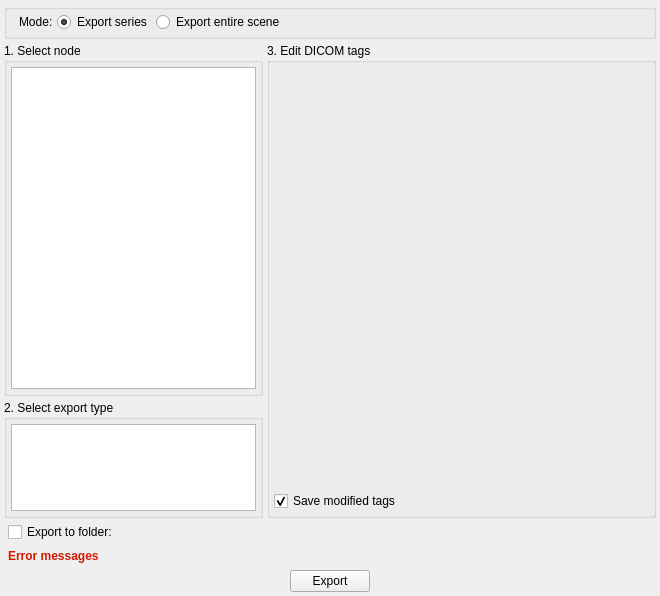
<?xml version="1.0" encoding="UTF-8"?>
<ui version="4.0">
 <class>qCjyxDICOMExportDialog</class>
 <widget class="QDialog" name="qCjyxDICOMExportDialog">
  <property name="geometry">
   <rect>
    <x>0</x>
    <y>0</y>
    <width>660</width>
    <height>596</height>
   </rect>
  </property>
  <property name="minimumSize">
   <size>
    <width>420</width>
    <height>0</height>
   </size>
  </property>
  <property name="windowTitle">
   <string>DICOM Export</string>
  </property>
  <layout class="QVBoxLayout" name="verticalLayout">
   <property name="spacing">
    <number>4</number>
   </property>
   <property name="leftMargin">
    <number>4</number>
   </property>
   <property name="topMargin">
    <number>4</number>
   </property>
   <property name="rightMargin">
    <number>4</number>
   </property>
   <property name="bottomMargin">
    <number>4</number>
   </property>
   <item>
    <widget class="QGroupBox" name="groupBox_4">
     <property name="title">
      <string/>
     </property>
     <layout class="QGridLayout" name="gridLayout_4">
      <property name="leftMargin">
       <number>4</number>
      </property>
      <property name="topMargin">
       <number>2</number>
      </property>
      <property name="rightMargin">
       <number>4</number>
      </property>
      <property name="bottomMargin">
       <number>4</number>
      </property>
      <property name="spacing">
       <number>4</number>
      </property>
      <item row="0" column="0">
       <layout class="QHBoxLayout" name="horizontalLayout">
        <property name="spacing">
         <number>4</number>
        </property>
        <property name="leftMargin">
         <number>8</number>
        </property>
        <property name="rightMargin">
         <number>8</number>
        </property>
        <item>
         <widget class="QLabel" name="label">
          <property name="text">
           <string>Mode:</string>
          </property>
         </widget>
        </item>
        <item>
         <widget class="QRadioButton" name="ExportSeriesRadioButton">
          <property name="toolTip">
           <string>Export selected data to standard DICOM fields.
Created data objects are compatible with most standard DICOM software.</string>
          </property>
          <property name="text">
           <string>Export series</string>
          </property>
          <property name="checked">
           <bool>true</bool>
          </property>
         </widget>
        </item>
        <item>
         <widget class="QRadioButton" name="ExportEntireSceneRadioButton">
          <property name="toolTip">
           <string>Save the entire scene, with all data and display settings embedded in private fields.
The file can be stored on standard image archival systems and used in this application,
but cannot be interpreted by most standard DICOM imaging applications.</string>
          </property>
          <property name="text">
           <string>Export entire scene</string>
          </property>
         </widget>
        </item>
        <item>
         <spacer name="horizontalSpacer_4">
          <property name="orientation">
           <enum>Qt::Horizontal</enum>
          </property>
          <property name="sizeHint" stdset="0">
           <size>
            <width>40</width>
            <height>20</height>
           </size>
          </property>
         </spacer>
        </item>
       </layout>
      </item>
     </layout>
    </widget>
   </item>
   <item>
    <layout class="QHBoxLayout" name="horizontalLayout_5">
     <property name="spacing">
      <number>4</number>
     </property>
     <item>
      <widget class="QFrame" name="frame">
       <property name="sizePolicy">
        <sizepolicy hsizetype="Expanding" vsizetype="Preferred">
         <horstretch>2</horstretch>
         <verstretch>0</verstretch>
        </sizepolicy>
       </property>
       <property name="frameShape">
        <enum>QFrame::NoFrame</enum>
       </property>
       <property name="frameShadow">
        <enum>QFrame::Raised</enum>
       </property>
       <layout class="QGridLayout" name="gridLayout_5">
        <property name="leftMargin">
         <number>0</number>
        </property>
        <property name="topMargin">
         <number>0</number>
        </property>
        <property name="rightMargin">
         <number>0</number>
        </property>
        <property name="bottomMargin">
         <number>0</number>
        </property>
        <property name="spacing">
         <number>4</number>
        </property>
        <item row="0" column="0">
         <widget class="QGroupBox" name="groupBox_1SelectNode">
          <property name="sizePolicy">
           <sizepolicy hsizetype="Preferred" vsizetype="Expanding">
            <horstretch>0</horstretch>
            <verstretch>3</verstretch>
           </sizepolicy>
          </property>
          <property name="title">
           <string>1. Select node</string>
          </property>
          <layout class="QGridLayout" name="gridLayout">
           <property name="leftMargin">
            <number>4</number>
           </property>
           <property name="topMargin">
            <number>4</number>
           </property>
           <property name="rightMargin">
            <number>4</number>
           </property>
           <property name="bottomMargin">
            <number>4</number>
           </property>
           <property name="spacing">
            <number>4</number>
           </property>
           <item row="0" column="0">
            <widget class="qDMMLSubjectHierarchyTreeView" name="SubjectHierarchyTreeView">
             <property name="sizePolicy">
              <sizepolicy hsizetype="Preferred" vsizetype="Preferred">
               <horstretch>0</horstretch>
               <verstretch>0</verstretch>
              </sizepolicy>
             </property>
             <property name="contextMenuEnabled">
              <bool>false</bool>
             </property>
            </widget>
           </item>
          </layout>
         </widget>
        </item>
        <item row="1" column="0">
         <widget class="QGroupBox" name="groupBox_2SelectExportType">
          <property name="sizePolicy">
           <sizepolicy hsizetype="Preferred" vsizetype="Expanding">
            <horstretch>0</horstretch>
            <verstretch>1</verstretch>
           </sizepolicy>
          </property>
          <property name="title">
           <string>2. Select export type</string>
          </property>
          <layout class="QGridLayout" name="gridLayout_2">
           <property name="leftMargin">
            <number>4</number>
           </property>
           <property name="topMargin">
            <number>4</number>
           </property>
           <property name="rightMargin">
            <number>4</number>
           </property>
           <property name="bottomMargin">
            <number>4</number>
           </property>
           <property name="spacing">
            <number>4</number>
           </property>
           <item row="0" column="0">
            <widget class="QListWidget" name="ExportablesListWidget">
             <property name="sizePolicy">
              <sizepolicy hsizetype="Preferred" vsizetype="Preferred">
               <horstretch>0</horstretch>
               <verstretch>0</verstretch>
              </sizepolicy>
             </property>
            </widget>
           </item>
          </layout>
         </widget>
        </item>
       </layout>
      </widget>
     </item>
     <item>
      <widget class="QGroupBox" name="groupBox_3EditDICOMTags">
       <property name="sizePolicy">
        <sizepolicy hsizetype="Preferred" vsizetype="Preferred">
         <horstretch>3</horstretch>
         <verstretch>0</verstretch>
        </sizepolicy>
       </property>
       <property name="title">
        <string>3. Edit DICOM tags</string>
       </property>
       <layout class="QVBoxLayout" name="verticalLayout_2">
        <property name="spacing">
         <number>4</number>
        </property>
        <property name="leftMargin">
         <number>4</number>
        </property>
        <property name="topMargin">
         <number>4</number>
        </property>
        <property name="rightMargin">
         <number>4</number>
        </property>
        <property name="bottomMargin">
         <number>4</number>
        </property>
        <item>
         <widget class="qCjyxDICOMTagEditorWidget" name="DICOMTagEditorWidget">
          <property name="sizePolicy">
           <sizepolicy hsizetype="Preferred" vsizetype="Expanding">
            <horstretch>0</horstretch>
            <verstretch>0</verstretch>
           </sizepolicy>
          </property>
         </widget>
        </item>
        <item>
         <widget class="QCheckBox" name="SaveTagsCheckBox">
          <property name="toolTip">
           <string>If checked, the manually edited tags will be saved into the scene, preserved for the next export. If unchecked, temporary changes can be made, only for this export operation.</string>
          </property>
          <property name="text">
           <string>Save modified tags</string>
          </property>
          <property name="checked">
           <bool>true</bool>
          </property>
         </widget>
        </item>
       </layout>
      </widget>
     </item>
    </layout>
   </item>
   <item>
    <widget class="QFrame" name="ExportFrame">
     <property name="frameShape">
      <enum>QFrame::NoFrame</enum>
     </property>
     <property name="frameShadow">
      <enum>QFrame::Raised</enum>
     </property>
     <layout class="QHBoxLayout" name="horizontalLayout_2">
      <property name="leftMargin">
       <number>4</number>
      </property>
      <property name="topMargin">
       <number>0</number>
      </property>
      <property name="rightMargin">
       <number>4</number>
      </property>
      <property name="bottomMargin">
       <number>0</number>
      </property>
      <item>
       <widget class="QCheckBox" name="ExportToFolderCheckBox">
        <property name="toolTip">
         <string>If checked, the exported DICOM files will be written into the specified folder.
If unchecked, the exported dataset will be added to the DICOM database.</string>
        </property>
        <property name="text">
         <string>Export to folder:</string>
        </property>
       </widget>
      </item>
      <item>
       <widget class="ctkPathLineEdit" name="PathLineEdit_OutputFolder">
        <property name="enabled">
         <bool>false</bool>
        </property>
        <property name="toolTip">
         <string>Exported DICOM files into this folder instead of the application's DICOM database.</string>
        </property>
        <property name="filters">
         <set>ctkPathLineEdit::Dirs|ctkPathLineEdit::Drives|ctkPathLineEdit::Executable|ctkPathLineEdit::NoDot|ctkPathLineEdit::NoDotDot|ctkPathLineEdit::PermissionMask|ctkPathLineEdit::Readable|ctkPathLineEdit::Writable</set>
        </property>
        <property name="options">
         <set>ctkPathLineEdit::ShowDirsOnly</set>
        </property>
        <property name="settingKey">
         <string>DICOM/ExportFolder</string>
        </property>
       </widget>
      </item>
     </layout>
    </widget>
   </item>
   <item>
    <layout class="QHBoxLayout" name="horizontalLayout_6">
     <property name="leftMargin">
      <number>4</number>
     </property>
     <property name="rightMargin">
      <number>4</number>
     </property>
     <item>
      <widget class="QLabel" name="ErrorLabel">
       <property name="palette">
        <palette>
         <active>
          <colorrole role="WindowText">
           <brush brushstyle="SolidPattern">
            <color alpha="255">
             <red>212</red>
             <green>26</green>
             <blue>1</blue>
            </color>
           </brush>
          </colorrole>
         </active>
         <inactive>
          <colorrole role="WindowText">
           <brush brushstyle="SolidPattern">
            <color alpha="255">
             <red>212</red>
             <green>26</green>
             <blue>1</blue>
            </color>
           </brush>
          </colorrole>
         </inactive>
         <disabled>
          <colorrole role="WindowText">
           <brush brushstyle="SolidPattern">
            <color alpha="255">
             <red>120</red>
             <green>120</green>
             <blue>120</blue>
            </color>
           </brush>
          </colorrole>
         </disabled>
        </palette>
       </property>
       <property name="font">
        <font>
         <weight>75</weight>
         <bold>true</bold>
        </font>
       </property>
       <property name="text">
        <string>Error messages</string>
       </property>
      </widget>
     </item>
     <item>
      <spacer name="horizontalSpacer_3">
       <property name="orientation">
        <enum>Qt::Horizontal</enum>
       </property>
       <property name="sizeHint" stdset="0">
        <size>
         <width>40</width>
         <height>20</height>
        </size>
       </property>
      </spacer>
     </item>
    </layout>
   </item>
   <item>
    <layout class="QHBoxLayout" name="horizontalLayout_4">
     <item>
      <spacer name="horizontalSpacer_2">
       <property name="orientation">
        <enum>Qt::Horizontal</enum>
       </property>
       <property name="sizeHint" stdset="0">
        <size>
         <width>40</width>
         <height>20</height>
        </size>
       </property>
      </spacer>
     </item>
     <item>
      <widget class="QPushButton" name="ExportButton">
       <property name="text">
        <string>Export</string>
       </property>
       <property name="autoDefault">
        <bool>false</bool>
       </property>
      </widget>
     </item>
     <item>
      <spacer name="horizontalSpacer">
       <property name="orientation">
        <enum>Qt::Horizontal</enum>
       </property>
       <property name="sizeHint" stdset="0">
        <size>
         <width>40</width>
         <height>20</height>
        </size>
       </property>
      </spacer>
     </item>
    </layout>
   </item>
  </layout>
 </widget>
 <customwidgets>
  <customwidget>
   <class>qCjyxDICOMTagEditorWidget</class>
   <extends>QWidget</extends>
   <header>qCjyxDICOMTagEditorWidget.h</header>
  </customwidget>
  <customwidget>
   <class>qDMMLSubjectHierarchyTreeView</class>
   <extends>QTreeView</extends>
   <header>qDMMLSubjectHierarchyTreeView.h</header>
  </customwidget>
  <customwidget>
   <class>ctkPathLineEdit</class>
   <extends>QWidget</extends>
   <header>ctkPathLineEdit.h</header>
  </customwidget>
 </customwidgets>
 <resources/>
 <connections>
  <connection>
   <sender>ExportToFolderCheckBox</sender>
   <signal>toggled(bool)</signal>
   <receiver>PathLineEdit_OutputFolder</receiver>
   <slot>setEnabled(bool)</slot>
   <hints>
    <hint type="sourcelabel">
     <x>85</x>
     <y>439</y>
    </hint>
    <hint type="destinationlabel">
     <x>129</x>
     <y>437</y>
    </hint>
   </hints>
  </connection>
 </connections>
</ui>
